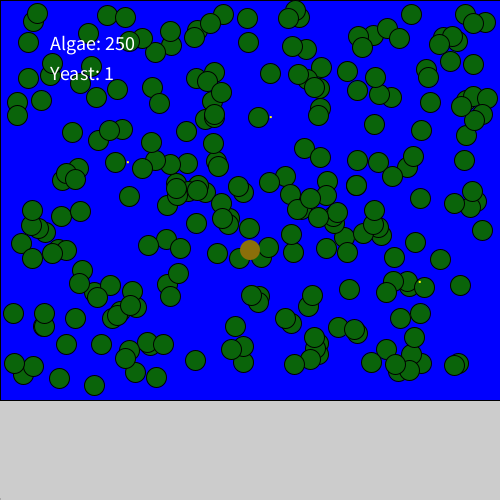
Frame 1 (no input)
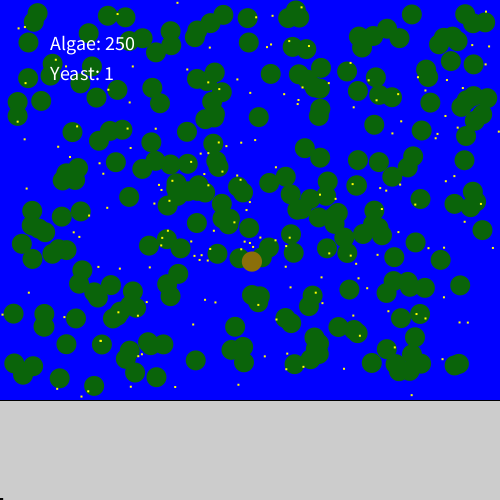
Frame 60 (the mouse pressed at the canvas centre just before this capture)
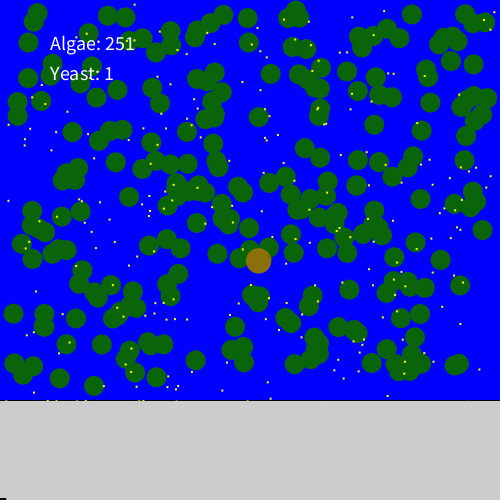
Frame 120 (the mouse held since frame 60 and released just before this capture)

The Processing sketch that drew these frames (run headless with seeded random() and noise(); from frame 60 on, the mouse is pressed at the canvas centre):

// Processing sketch: Algae_Yeast_Simulation
// ── Algae_Yeast_Simulation.pde
float bacwidth = 20;
ArrayList<Algae> alglist;
ArrayList<Sugar> suglist;
ArrayList<Yeast> yeastlist;
void setup() {
  size(500, 500);
  alglist = new ArrayList<Algae>();
  suglist = new ArrayList<Sugar>();
  yeastlist = new ArrayList<Yeast>();
  yeastlist.add(new Yeast(width/2, height/2));
  for( int i = 0; i < 250; i = i +1)
  {
    alglist.add(new Algae(random(10, width -10), random(10, height -110)));
  }
}

void draw() {
  fill(0, 0, 255);
  rect(0,0,width,height-100);
  for (int i = 0; i < alglist.size(); i = i + 1) {
    Algae b = alglist.get(i);
    b.display();
    b.Sugarchance();
  }
  // Go through the sugars and display them and move them
  for (int i = 0; i<suglist.size(); i = i + 1) {
    Sugar s = suglist.get(i);
    s.display();
    s.move();

    if (s.collides()) {
      suglist.remove(i);
      i = i - 1;
    }
  }
  // Go through the yeast list and display them
  for (int i = 0; i < yeastlist.size(); i = i +1)
  {
    //Get a yeast
    Yeast y = yeastlist.get(i);
    //Display y
    y.display();
    // if the yeast size is less than 0 it dies
    if(y.size < 0)
    {
      //RIP YEET
      yeastlist.remove(i);
      i = i -1;
    }
    
  }
  //display the number of yeast and algae
  fill(255);
  textSize(20);
  text("Algae: " + str(alglist.size()), 50, 50);
  text("Yeast: " + str(yeastlist.size()), 50, 80);
  
  fill(0);
  ellipse((frameCount/20)%width, height-yeastlist.size(), 1, 1);
  
}

void mousePressed() {
  Algae newb = new Algae(mouseX, mouseY);
  alglist.add(newb);
}

// ── Algae.pde
class Algae{
   float x;
   float y;
   
   Algae(float xin, float yin){
       x = xin;
       y = yin;
   }
   
   void display(){
     fill(10, 100, 10); 
     ellipse(x,y,bacwidth,bacwidth); 
   }
   
   void Sugarchance(){
     //The Algae has a chance of secreting a sugar
     float chance = 0.985;
      if(random(0, 1)>chance){
        Sugar news = new Sugar(x+bacwidth/2 + 2, y, random(-5, 5), random(-5, 5));
         suglist.add(news);       
      }
   }
}

// ── Sugar.pde
class Sugar {
  float x;
  float y;
  float xspeed;
  float yspeed;

  Sugar(float xin, float yin, float xspeedin, float yspeedin) {
    x = xin;
    y = yin;
    xspeed = xspeedin;
    yspeed = yspeedin;
  }

  void display() {
    noStroke();
    fill(255, 255, 0);
    rect(x-1, y-1, 2, 2);
  }

  void move() {
    x = x + xspeed;
    y = y + yspeed;
  }

  boolean collides() {
    boolean collided = false;
    if (x>width || x < 0 || y > height-100 || y < 0) {
      collided = true;
    }

    for (int i = 0; i < yeastlist.size(); i = i + 1) {
      Yeast yeet = yeastlist.get(i);
      if (dist(x, y, yeet.x, yeet.y) <= yeet.size/2) {
        collided = true;
        yeet.grow();
      }
    }

    return collided;
  }
}

// ── Yeast.pde
class Yeast{
  float x;
  float y;
  float size;
  
  Yeast(float xin, float yin){
    x = xin;
    y = yin;
    size = 20;
    
  }
  void display(){
    fill(#8B6F0A);
    ellipse(x, y, size, size);
    // if he doesn't eat he dies
    size = size -.03;
    x = x + random(-2, 2);
    y = y + random(-2, 2);
  }
  // OMNOMNOM
  void grow()
  {
    size = size +1;
    // if he gets big he splits
    if( size > 60)
    {
      size = 20;
      yeastlist.add(new Yeast(x, y));
    }
  }
  
}
